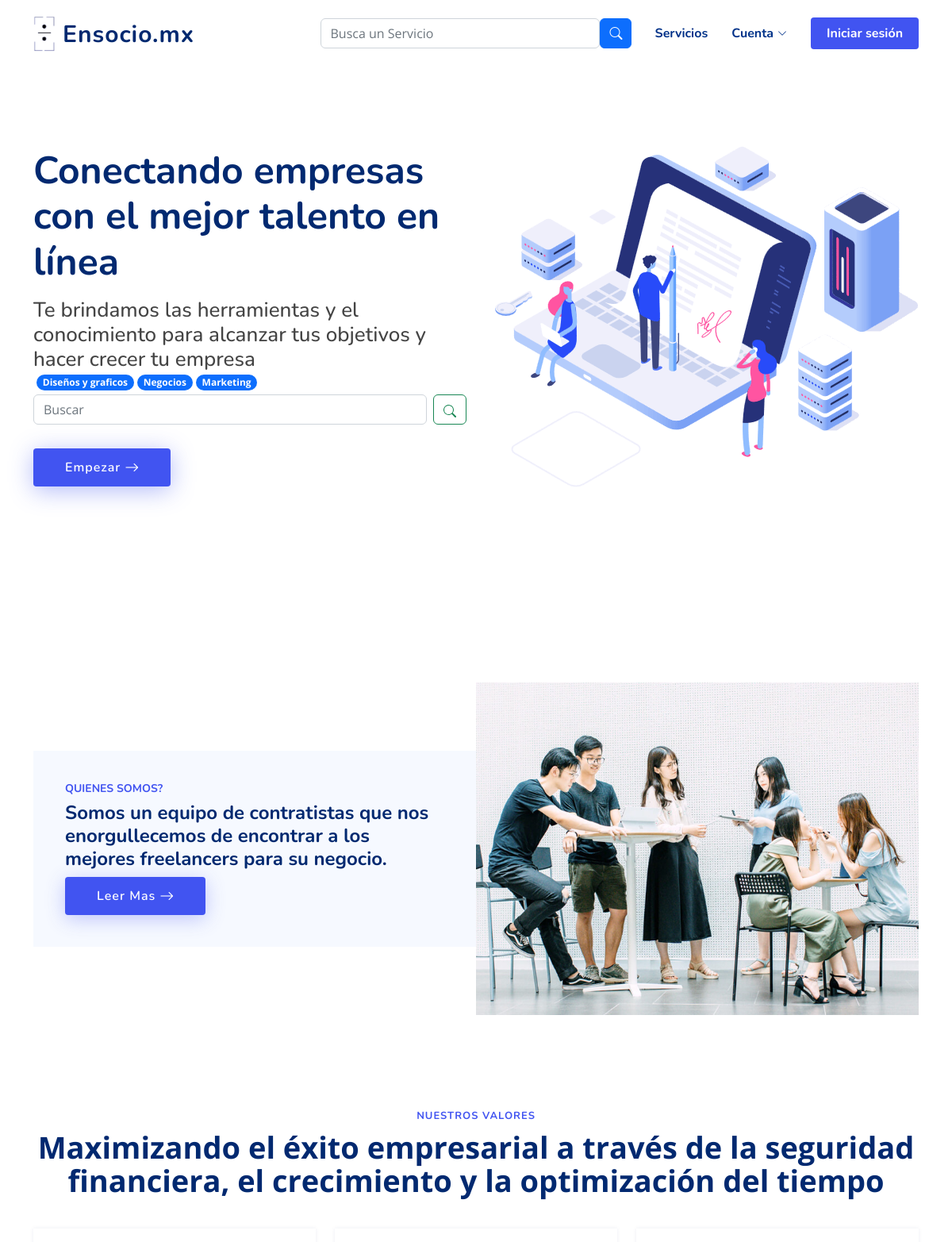
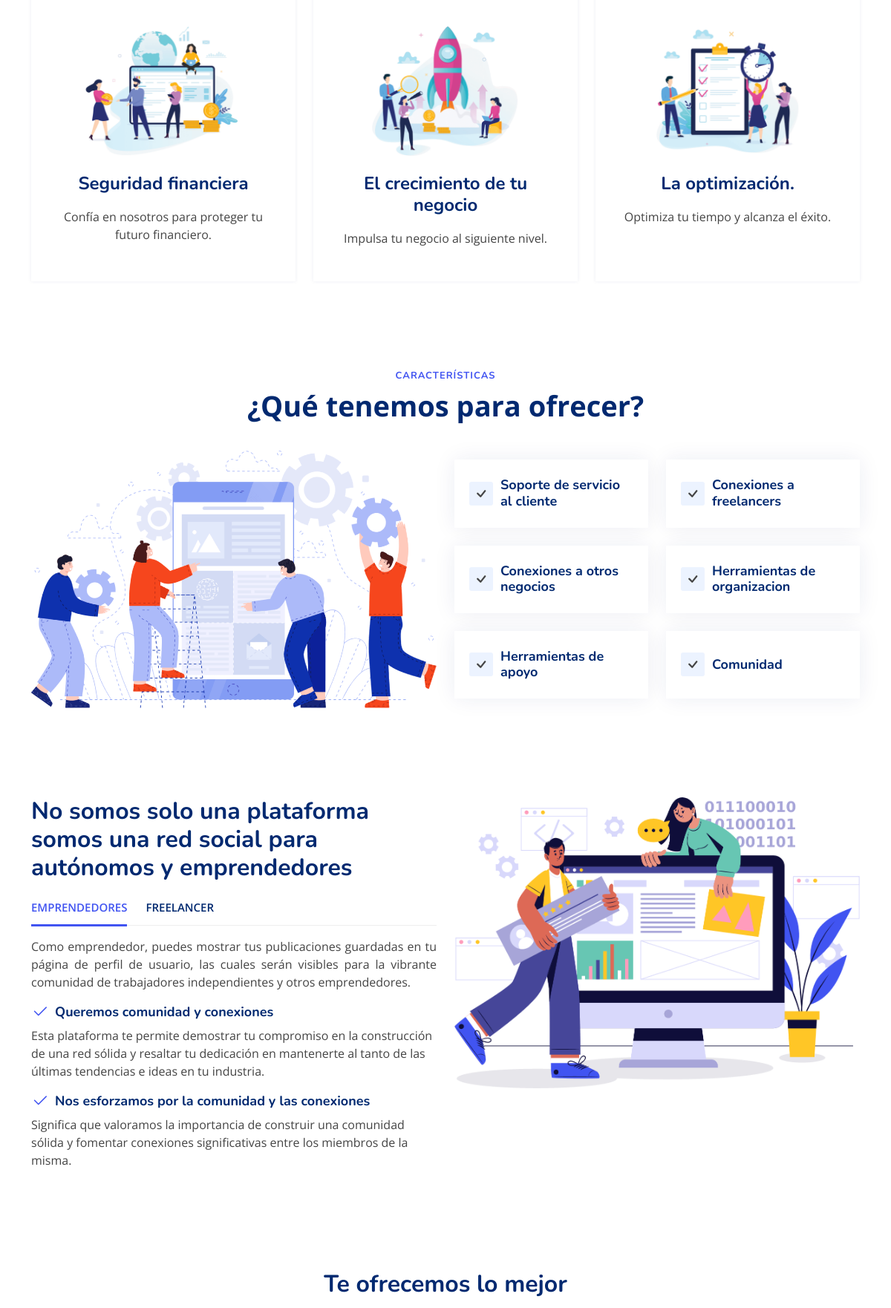
The page / (upper part) on the database its author committed (2 pictures, top to bottom).
### store/models.py (models this page shows, shortened)
class Category(models.Model):
    name = models.CharField(max_length=200, db_index=True)
    category_image = models.ImageField(upload_to='cIcons/', null=True)
    updated = models.DateTimeField(auto_now=True)
    created = models.DateTimeField(auto_now_add=True)
    class Meta:
        verbose_name_plural = 'categories'

### store/views.py (the view, shortened to what this page needs)
# urls.py: 2. Add a URL to urlpatterns:  path('', views.home, name='home')
def home(request):
    categories = Category.objects.filter(
        Q(name__startswith='MARKETING') | Q(name__startswith='Diseños y graficos') |
        Q(name__startswith='NEGOCIOS')
    )[:3]
    Disenos_y_graficos = Category.objects.filter(
        Q(name__startswith='Diseños y graficos')
    ).first()
    Programacoin_y_tecnologia = Category.objects.filter(
        Q(name__startswith='Programación y tecnología')
    ).first()
    Musica_y_audio = Category.objects.filter(
        Q(name__startswith='Música y audio')
    ).first()
    Negocios = Category.objects.filter(
        Q(name__startswith='Negocios')
    ).first()
    Video_y_animacion = Category.objects.filter(
        Q(name__startswith='Video y animación')
    ).first()
    Marketing = Category.objects.filter(
        Q(name__startswith='Marketing')
    ).first()
    context = {
        'categories': categories,
        'Programacoin_y_tecnologia': Programacoin_y_tecnologia,
        'Disenos_y_graficos': Disenos_y_graficos,
        'Musica_y_audio': Musica_y_audio,
        'Negocios': Negocios,
        'Video_y_animacion': Video_y_animacion,
        'Marketing': Marketing,
    }
    return render(request, 'home.html', context)

### templates/home.html (shortened to what this page needs)
{% extends './base.html' %}
{% load static %}
{% block content %}
  <section id="hero" class="hero d-flex align-items-center">
    <div class="container">
      <div class="row">
        <div class="col-lg-6 d-flex flex-column justify-content-center">
          <h1 data-aos="fade-up">Conectando empresas con el mejor talento en línea</h1>
          <h2 data-aos="fade-up" data-aos-delay="400">Te brindamos las herramientas y el conocimiento para alcanzar tus objetivos y hacer crecer tu empresa</h2>
          <div data-aos="fade-up" data-aos-delay="600">
            <div class="d-flex">
              {% for category in categories %}
                <div style="padding-bottom: 5px; padding-left: 4px;">
                  <a href="{% url 'category_list' category.pk %}">
                    <span class="badge rounded-pill bg-primary">{{ category.name }}</span>
                  </a>
                </div>
              {% endfor %}
            </div>
            <form action="{% url 'search' %}" method="GET" class="d-flex">
              <input class="form-control me-2" name="search" type="search" placeholder="Buscar" aria-label="Search">
              <button class="btn btn-outline-success" type="submit"></button>
            </form>
            <div class="text-center text-lg-start">
              <a href="{% url 'all_posts' %}" class="btn-get-started scrollto d-inline-flex align-items-center justify-content-center align-self-center">
                <span>Empezar</span>
                <i class="bi bi-arrow-right"></i>
              </a>
            </div>
          </div>
        </div>
        <div class="col-lg-6 hero-img" data-aos="zoom-out" data-aos-delay="200">
          <img src="{% static 'assets/img/hero-img.png' %}" class="img-fluid" alt="">
        </div>
      </div>
    </div>
  </section>
  <main id="main">
    <section id="about" class="about">
      <div class="container" data-aos="fade-up">
        <div class="row gx-0">
          <div class="col-lg-6 d-flex flex-column justify-content-center" data-aos="fade-up" data-aos-delay="200">
            <div class="content">
              <h3>Quienes somos?</h3>
              <h2>Somos un equipo de contratistas que nos enorgullecemos de encontrar a los mejores freelancers para su negocio.</h2>
              <div class="text-center text-lg-start">
                <a href="#" class="btn-read-more d-inline-flex align-items-center justify-content-center align-self-center" data-bs-toggle="modal" data-bs-target="#exampleModal">
                  <span>Leer Mas</span>
                  <i class="bi bi-arrow-right"></i>
                </a>
              </div>
            </div>
          </div>
          <div class="col-lg-6 d-flex align-items-center" data-aos="zoom-out" data-aos-delay="200">
            <img src="{% static 'assets/img/about.jpg' %}" class="img-fluid" alt="">
          </div>
        </div>
      </div>
    </section>
    <section id="values" class="values">
      <div class="container" data-aos="fade-up">
        <header class="section-header">
          <h2>Nuestros Valores</h2>
          <p>Maximizando el éxito empresarial a través de la seguridad financiera, el crecimiento y la optimización del tiempo</p>
        </header>
        <div class="row">
          <div class="col-lg-4" data-aos="fade-up" data-aos-delay="200">
            <div class="box">
              <img src="{% static 'assets/img/values-1.png' %}" class="img-fluid" alt="">
              <h3>Seguridad financiera</h3>
              <p>Confía en nosotros para proteger tu futuro financiero.</p>
            </div>
          </div>
          <div class="col-lg-4 mt-4 mt-lg-0" data-aos="fade-up" data-aos-delay="400">
            <div class="box">
              <img src="{% static 'assets/img/values-2.png' %}" class="img-fluid" alt="">
              <h3>El crecimiento de tu negocio</h3>
              <p>Impulsa tu negocio al siguiente nivel.</p>
            </div>
          </div>
          <div class="col-lg-4 mt-4 mt-lg-0" data-aos="fade-up" data-aos-delay="600">
            <div class="box">
              <img src="{% static 'assets/img/values-3.png' %}" class="img-fluid" alt="">
              <h3>La optimización.</h3>
              <p>Optimiza tu tiempo y alcanza el éxito.</p>
            </div>
          </div>
        </div>
      </div>
    </section>
    <section id="features" class="features">
      <div class="container" data-aos="fade-up">
        <header class="section-header">
          <h2>CARACTERÍSTICAS</h2>
          <p>¿Qué tenemos para ofrecer?</p>
        </header>
        <div class="row">
          <div class="col-lg-6">
            <img src="{% static 'assets/img/features.png' %}" class="img-fluid" alt="">
          </div>
          <div class="col-lg-6 mt-5 mt-lg-0 d-flex">
            <div class="row align-self-center gy-4">
              <div class="col-md-6" data-aos="zoom-out" data-aos-delay="200">
                <div class="feature-box d-flex align-items-center">
                  <i class="bi bi-check"></i>
                  <h3>Soporte de servicio al cliente</h3>
                </div>
              </div>
              <div class="col-md-6" data-aos="zoom-out" data-aos-delay="300">
                <div class="feature-box d-flex align-items-center">
                  <i class="bi bi-check"></i>
                  <h3>Conexiones a freelancers</h3>
                </div>
              </div>
              <div class="col-md-6" data-aos="zoom-out" data-aos-delay="400">
                <div class="feature-box d-flex align-items-center">
                  <i class="bi bi-check"></i>
                  <h3>Conexiones a otros negocios</h3>
                </div>
              </div>
              <div class="col-md-6" data-aos="zoom-out" data-aos-delay="500">
                <div class="feature-box d-flex align-items-center">
                  <i class="bi bi-check"></i>
                  <h3>Herramientas de organizacion</h3>
                </div>
              </div>
              <div class="col-md-6" data-aos="zoom-out" data-aos-delay="600">
                <div class="feature-box d-flex align-items-center">
                  <i class="bi bi-check"></i>
                  <h3>Herramientas de apoyo</h3>
                </div>
              </div>
              <div class="col-md-6" data-aos="zoom-out" data-aos-delay="700">
                <div class="feature-box d-flex align-items-center">
                  <i class="bi bi-check"></i>
                  <h3>Comunidad</h3>
                </div>
              </div>
            </div>
          </div>
        </div>
        <div class="row feture-tabs" data-aos="fade-up">
          <div class="col-lg-6">
            <h3>No somos solo una plataforma somos una red social para autónomos y emprendedores</h3>
            <ul class="nav nav-pills mb-3">
              <li>
                <a class="nav-link active" data-bs-toggle="pill" href="#tab1">Emprendedores</a>
              </li>
              <li>
                <a class="nav-link" data-bs-toggle="pill" href="#tab2">Freelancer</a>
              </li>
            </ul>
            <div class="tab-content">
              <div class="tab-pane fade show active" id="tab1">
                <p align="justify">Como emprendedor, puedes mostrar tus publicaciones guardadas en tu página de perfil de usuario, las cuales serán visibles para la vibrante comunidad de trabajadores independientes y otros emprendedores.</p>
                <div class="d-flex align-items-center mb-2">
                  <i class="bi bi-check2"></i>
                  <h4>Queremos comunidad y conexiones</h4>
                </div>
                <p>Esta plataforma te permite demostrar tu compromiso en la construcción de una red sólida y resaltar tu dedicación en mantenerte al tanto de las últimas tendencias e ideas en tu industria.</p>
                <div class="d-flex align-items-center mb-2">
                  <i class="bi bi-check2"></i>
                  <h4>Nos esforzamos por la comunidad y las conexiones</h4>
                </div>
                <p>Significa que valoramos la importancia de construir una comunidad sólida y fomentar conexiones significativas entre los miembros de la misma.</p>
              </div>
            </div>
          </div>
          <div class="col-lg-6">
            <img src="{% static 'assets/img/features-2.png' %}" class="img-fluid" alt="">
          </div>
        </div>
        <div class="row feature-icons" data-aos="fade-up">
          <h3>Te ofrecemos lo mejor</h3>
          <div class="row">
            <div class="col-xl-8 d-flex content">
              <div class="row align-self-center gy-4">
              </div>
            </div>
          </div>
        </div>
      </div>
    </section>
  </main>
{% endblock %}

### static/assets/css/style.css (style rules this page uses)
:root { scroll-behavior: smooth; }
body { font-family: "Open Sans", sans-serif; color: #444444; }
a { color: #4154f1; text-decoration: none; }
h1, h2, h3, h4, h5, h6 { font-family: "Nunito", sans-serif; }
section { padding: 60px 0; overflow: hidden; }
.section-header { text-align: center; padding-bottom: 40px; }
.section-header h2 { font-size: 13px; letter-spacing: 1px; font-weight: 700; margin: 0; color: #4154f1; text-transform: uppercase; }
.section-header p { margin: 10px 0 0 0; padding: 0; font-size: 38px; line-height: 42px; font-weight: 700; color: #012970; }
.hero { width: 100%; height: 100vh; background: url(../img/hero-bg.png) top center no-repeat; background-size: cover; }
.hero h1 { margin: 0; font-size: 48px; font-weight: 700; color: #012970; }
.hero h2 { color: #444444; margin: 15px 0 0 0; font-size: 26px; }
.hero .btn-get-started { margin-top: 30px; line-height: 0; padding: 15px 40px; border-radius: 4px; transition: 0.5s; color: #fff; background: #4154f1; box-shadow: 0px 5px 30px rgba(65, 84, 241, 0.4); }
.hero .btn-get-started span { font-family: "Nunito", sans-serif; font-weight: 600; font-size: 16px; letter-spacing: 1px; }
.hero .btn-get-started i { margin-left: 5px; font-size: 18px; transition: 0.3s; }
.hero .hero-img { text-align: right; }
@media (min-width: 1024px) { .hero { background-attachment: fixed; } }
.about .content { background-color: #f6f9ff; padding: 40px; }
.about h3 { font-size: 14px; font-weight: 700; color: #4154f1; text-transform: uppercase; }
.about h2 { font-size: 24px; font-weight: 700; color: #012970; }
.about .btn-read-more { line-height: 0; padding: 15px 40px; border-radius: 4px; transition: 0.5s; color: #fff; background: #4154f1; box-shadow: 0px 5px 25px rgba(65, 84, 241, 0.3); }
.about .btn-read-more span { font-family: "Nunito", sans-serif; font-weight: 600; font-size: 16px; letter-spacing: 1px; }
.about .btn-read-more i { margin-left: 5px; font-size: 18px; transition: 0.3s; }
.values .box { padding: 30px; box-shadow: 0px 0 5px rgba(1, 41, 112, 0.08); text-align: center; transition: 0.3s; height: 100%; }
.values .box img { padding: 30px 50px; transition: 0.5s; transform: scale(1.1); }
.values .box h3 { font-size: 24px; color: #012970; font-weight: 700; margin-bottom: 18px; }
.features .feature-box { padding: 24px 20px; box-shadow: 0px 0 30px rgba(1, 41, 112, 0.08); transition: 0.3s; height: 100%; }
.features .feature-box h3 { font-size: 18px; color: #012970; font-weight: 700; margin: 0; }
.features .feature-box i { line-height: 0; background: #ecf3ff; padding: 4px; margin-right: 10px; font-size: 24px; border-radius: 3px; transition: 0.3s; }
.features .feture-tabs { margin-top: 120px; }
.features .feture-tabs h3 { color: #012970; font-weight: 700; font-size: 32px; margin-bottom: 10px; }
.features .feture-tabs .nav-pills { border-bottom: 1px solid #eee; }
.features .feture-tabs .nav-link { background: none; text-transform: uppercase; font-size: 15px; font-weight: 600; color: #012970; padding: 12px 0; margin-right: 25px; margin-bottom: -2px; border-radius: 0; }
.features .feture-tabs .nav-link.active { color: #4154f1; border-bottom: 3px solid #4154f1; }
.features .feture-tabs .tab-content h4 { font-size: 18px; margin: 0; font-weight: 700; color: #012970; }
.features .feture-tabs .tab-content i { font-size: 24px; line-height: 0; margin-right: 8px; color: #4154f1; }
.features .feature-icons { margin-top: 120px; }
.features .feature-icons h3 { color: #012970; font-weight: 700; font-size: 32px; margin-bottom: 20px; text-align: center; }

### rows shown on the page
Category: name "Diseños y graficos"
Category: name "Negocios"
Category: name "Marketing"
